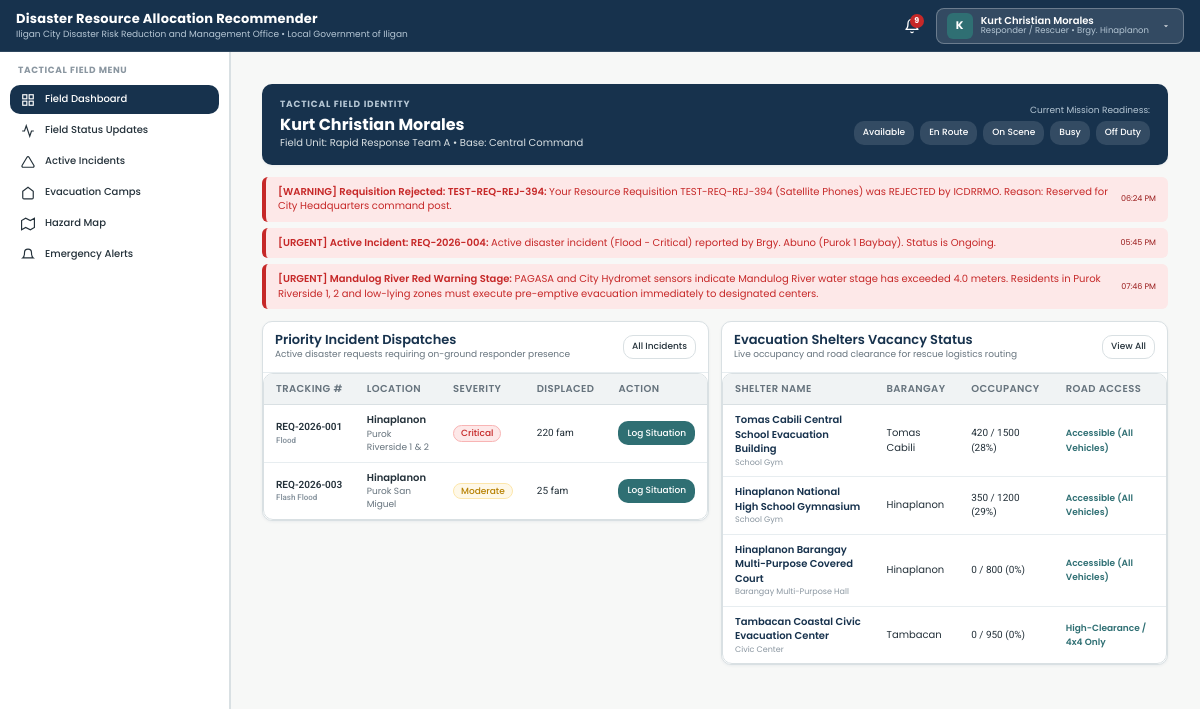
/views/responder/dashboard.php (signed in), run on the app's committed database.
### tables this page shows
CREATE TABLE `notifications` (
  `id` int(11) NOT NULL AUTO_INCREMENT,
  `target_role` enum('all','icdrrmo','barangay_head','responder','resident') NOT NULL DEFAULT 'all',
  `target_barangay_id` int(11) DEFAULT NULL,
  `target_user_id` int(11) DEFAULT NULL,
  `title` varchar(150) NOT NULL,
  `message` text NOT NULL,
  `alert_level` enum('informational','warning','urgent') NOT NULL DEFAULT 'informational',
  `related_module` varchar(50) DEFAULT 'system',
  `related_id` int(11) DEFAULT NULL,
  `created_by` int(11) DEFAULT NULL,
  `created_at` datetime DEFAULT current_timestamp(),
  PRIMARY KEY (`id`),
  KEY `target_barangay_id` (`target_barangay_id`),
  KEY `target_user_id` (`target_user_id`),
  KEY `created_by` (`created_by`),
  CONSTRAINT `notifications_ibfk_1` FOREIGN KEY (`target_barangay_id`) REFERENCES `barangays` (`id`) ON DELETE SET NULL,
  CONSTRAINT `notifications_ibfk_2` FOREIGN KEY (`target_user_id`) REFERENCES `users` (`id`) ON DELETE CASCADE,
  CONSTRAINT `notifications_ibfk_3` FOREIGN KEY (`created_by`) REFERENCES `users` (`id`) ON DELETE SET NULL
);

CREATE TABLE `disaster_reports` (
  `id` int(11) NOT NULL AUTO_INCREMENT,
  `tracking_code` varchar(50) NOT NULL,
  `barangay_id` int(11) NOT NULL,
  `purok_name` varchar(100) NOT NULL,
  `disaster_type` enum('Flood','Typhoon','Landslide','Earthquake','Fire','Storm Surge','Flash Flood') NOT NULL,
  `severity` enum('Low','Moderate','High','Critical') NOT NULL,
  `urgency` enum('Immediate','High','Medium','Low') NOT NULL,
  `affected_families` int(11) NOT NULL DEFAULT 0,
  `affected_individuals` int(11) NOT NULL DEFAULT 0,
  `displaced_families` int(11) NOT NULL DEFAULT 0,
  `casualties_count` int(11) NOT NULL DEFAULT 0,
  `injuries_count` int(11) NOT NULL DEFAULT 0,
  `missing_count` int(11) NOT NULL DEFAULT 0,
  `requested_assistance` text NOT NULL,
  `situation_overview` text DEFAULT NULL,
  `resolution_notes` text DEFAULT NULL,
  `status` enum('Submitted','Ongoing','Under Review','Recommendation Ready','Approved','Allocated','Dispatched','Completed','Rejected') NOT NULL DEFAULT 'Ongoing',
  `submitted_by` int(11) NOT NULL,
  `created_at` datetime DEFAULT current_timestamp(),
  `updated_at` datetime DEFAULT current_timestamp() ON UPDATE current_timestamp(),
  `completed_at` datetime DEFAULT NULL,
  PRIMARY KEY (`id`),
  UNIQUE KEY `tracking_code` (`tracking_code`),
  KEY `barangay_id` (`barangay_id`),
  KEY `submitted_by` (`submitted_by`),
  CONSTRAINT `disaster_reports_ibfk_1` FOREIGN KEY (`barangay_id`) REFERENCES `barangays` (`id`) ON DELETE CASCADE,
  CONSTRAINT `disaster_reports_ibfk_2` FOREIGN KEY (`submitted_by`) REFERENCES `users` (`id`) ON DELETE CASCADE
);

CREATE TABLE `barangays` (
  `id` int(11) NOT NULL AUTO_INCREMENT,
  `name` varchar(100) NOT NULL,
  `city` varchar(100) DEFAULT 'Iligan City',
  `status` enum('active','archived') NOT NULL DEFAULT 'active',
  `contact_person` varchar(100) DEFAULT NULL,
  `contact_number` varchar(30) DEFAULT NULL,
  `population` int(11) DEFAULT NULL,
  `total_households` int(11) DEFAULT NULL,
  `risk_level` enum('Low','Moderate','High','Critical') DEFAULT NULL,
  `area_radius` int(11) DEFAULT NULL COMMENT 'Geographic coverage and hazard radius of the area in meters',
  `coordinates_lat` decimal(10,6) NOT NULL,
  `coordinates_lng` decimal(10,6) NOT NULL,
  `created_at` datetime DEFAULT current_timestamp(),
  PRIMARY KEY (`id`),
  UNIQUE KEY `name` (`name`)
);

CREATE TABLE `evacuation_areas` (
  `id` int(11) NOT NULL AUTO_INCREMENT,
  `name` varchar(150) NOT NULL,
  `barangay_id` int(11) NOT NULL,
  `location_address` varchar(255) NOT NULL,
  `center_type` enum('School Gym','Barangay Multi-Purpose Hall','Civic Center','Church / Chapel','Designated Open Ground') NOT NULL,
  `capacity_individuals` int(11) NOT NULL,
  `capacity_families` int(11) NOT NULL,
  `current_evacuees_count` int(11) NOT NULL DEFAULT 0,
  `status` enum('Standby','Open / Active','At Capacity','Closed') DEFAULT 'Standby',
  `accessibility` enum('Accessible (All Vehicles)','High-Clearance / 4x4 Only','Foot Access Only','Temporarily Inaccessible') DEFAULT 'Accessible (All Vehicles)',
  `has_potable_water` tinyint(1) DEFAULT 1,
  `has_electricity` tinyint(1) DEFAULT 1,
  `has_medical_station` tinyint(1) DEFAULT 1,
  `contact_officer` varchar(100) NOT NULL,
  `contact_number` varchar(30) NOT NULL,
  `coordinates_lat` decimal(10,6) NOT NULL,
  `coordinates_lng` decimal(10,6) NOT NULL,
  `created_at` datetime DEFAULT current_timestamp(),
  PRIMARY KEY (`id`),
  KEY `barangay_id` (`barangay_id`),
  CONSTRAINT `evacuation_areas_ibfk_1` FOREIGN KEY (`barangay_id`) REFERENCES `barangays` (`id`) ON DELETE CASCADE
);

### backend/services/Auth.php (called while the page is built, shortened)
<?php
require_once __DIR__ . '/Helpers.php';
class Auth {
    public static function getCurrentUser(): ?array {
        return $_SESSION['user'] ?? null;
    }
}
function getCurrentUser(): ?array { return Auth::getCurrentUser(); }

### views/responder/dashboard.php (the view, shortened to what this page needs)
<?php
require_once __DIR__ . '/../../backend/services/Auth.php';
require_once __DIR__ . '/../../backend/services/Helpers.php';
$user = getCurrentUser();
$db = getDBConnection();
$statStmt = $db->prepare("SELECT * FROM responder_field_updates WHERE responder_id = ? ORDER BY created_at DESC LIMIT 1");
$statStmt->execute([$user['id']]);
$currentStatus = $statStmt->fetch();
$activeStatus = $currentStatus['operational_status'] ?? 'Available';
$incStmt = $db->query("
    SELECT dr.*, b.name AS barangay_name
    FROM disaster_reports dr
    JOIN barangays b ON dr.barangay_id = b.id
    WHERE dr.status IN ('Submitted', 'Recommendation Ready', 'Allocated', 'Dispatched')
    ORDER BY FIELD(dr.severity, 'Critical', 'High', 'Moderate', 'Low'), dr.created_at DESC
    LIMIT 6
");
$activeIncidents = $incStmt->fetchAll();
$evacStmt = $db->query("
    SELECT ea.*, b.name AS barangay_name
    FROM evacuation_areas ea
    JOIN barangays b ON ea.barangay_id = b.id
    WHERE ea.status IN ('Open / Active', 'Standby')
    ORDER BY ea.current_evacuees_count DESC
    LIMIT 4
");
$openCenters = $evacStmt->fetchAll();
$notifStmt = $db->query("
    SELECT * FROM notifications
    WHERE alert_level IN ('urgent', 'warning')
    ORDER BY created_at DESC LIMIT 3
");
$urgentAlerts = $notifStmt->fetchAll();
require_once __DIR__ . '/../layouts/header.php';
require_once __DIR__ . '/../layouts/sidebar.php';
?>
<main class="main-content">
  <div style="background:var(--color-primary);color:#FFF;border-radius:10px;padding:14px 18px;margin-bottom:var(--space-4);box-shadow:var(--shadow-subtle);">
    <div style="display:flex;justify-content:space-between;align-items:center;flex-wrap:wrap;gap:12px;">
      <div>
        <div style="font-size:9px;text-transform:uppercase;color:#B5C6D4;letter-spacing:0.8px;font-weight:700;">Tactical Field Identity</div>
        <div style="font-size:16px;font-weight:700;margin-top:2px;"><?= clean($user['full_name']) ?></div>
        <div style="font-size:10px;color:#D9E0E3;">Field Unit: <?= clean($user['purok'] ?: 'Rapid Response Team A') ?> • Base: Central Command</div>
      </div>
      <div>
        <span style="font-size:9px;color:#B5C6D4;display:block;margin-bottom:4px;text-align:right;">Current Mission Readiness:</span>
        <div style="display:flex;gap:6px;">
          <?php foreach (['Available', 'En Route', 'On Scene', 'Busy', 'Off Duty'] as $st): ?>
            <?php
              $isSelected = ($activeStatus === $st);
              $bgCol = $isSelected ? '#2F6F73' : 'rgba(255,255,255,0.12)';
              $borderCol = $isSelected ? '#4DD0E1' : 'transparent';
            ?>
            <button class="btn btn-sm" style="background:<?= $bgCol ?>;color:#FFF;border:1px solid <?= $borderCol ?>;font-size:9px;"
                    onclick="setQuickStatus('<?= $st ?>')">
              <?= $st ?>
            </button>
          <?php endforeach; ?>
        </div>
      </div>
    </div>
  </div>
  <?php if (!empty($urgentAlerts)): ?>
    <div style="margin-bottom:var(--space-4);display:flex;flex-direction:column;gap:6px;">
      <?php foreach ($urgentAlerts as $alert): ?>
        <div style="background:#FDE8E8;border-left:4px solid var(--color-danger);padding:8px 12px;border-radius:6px;display:flex;justify-content:space-between;align-items:center;">
          <div style="font-size:10px;color:var(--color-danger);font-weight:600;">
            [<?= strtoupper($alert['alert_level']) ?>] <?= clean($alert['title']) ?>: <span style="font-weight:400;"><?= clean($alert['message']) ?></span>
          </div>
          <span style="font-size:8px;color:#991B1B;white-space:nowrap;margin-left:8px;"><?= formatDate($alert['created_at'], 'h:i A') ?></span>
        </div>
      <?php endforeach; ?>
    </div>
  <?php endif; ?>
  <div style="display:grid;grid-template-columns:1fr 1fr;gap:var(--space-4);align-items:start;">
    <div class="card" style="margin-bottom:0;">
      <div class="card-header">
        <div>
          <h3 class="card-title">Priority Incident Dispatches</h3>
          <div class="card-subtitle">Active disaster requests requiring on-ground responder presence</div>
        </div>
        <a href="<?= BASE_URL ?>/views/responder/active-incidents.php" class="btn btn-outline btn-sm">All Incidents</a>
      </div>
      <div class="table-responsive">
        <table class="data-table">
          <thead>
            <tr>
              <th>Tracking #</th>
              <th>Location</th>
              <th>Severity</th>
              <th>Displaced</th>
              <th>Action</th>
            </tr>
          </thead>
          <tbody>
            <?php if (empty($activeIncidents)): ?>
              <tr><td colspan="5" style="text-align:center;padding:24px;">No active disaster incidents reported.</td></tr>
            <?php else: ?>
              <?php foreach ($activeIncidents as $inc): ?>
                <tr>
                  <td style="font-weight:600;font-family:var(--font-secondary);">
                    <?= clean($inc['tracking_code']) ?>
                    <div style="font-size:8px;color:var(--color-text-muted);"><?= clean($inc['disaster_type']) ?></div>
                  </td>
                  <td>
                    <div style="font-weight:600;"><?= clean($inc['barangay_name']) ?></div>
                    <div style="font-size:9px;color:var(--color-text-secondary);"><?= clean($inc['purok_name']) ?></div>
                  </td>
                  <td><?= renderStatusBadge($inc['severity']) ?></td>
                  <td style="font-family:var(--font-secondary);"><?= $inc['displaced_families'] ?> fam</td>
                  <td>
                    <a href="<?= BASE_URL ?>/views/responder/field-status.php?request_id=<?= $inc['id'] ?>" class="btn btn-secondary btn-sm">
                      Log Situation
                    </a>
                  </td>
                </tr>
              <?php endforeach; ?>
            <?php endif; ?>
          </tbody>
        </table>
      </div>
    </div>
    <div class="card" style="margin-bottom:0;">
      <div class="card-header">
        <div>
          <h3 class="card-title">Evacuation Shelters Vacancy Status</h3>
          <div class="card-subtitle">Live occupancy and road clearance for rescue logistics routing</div>
        </div>
        <a href="<?= BASE_URL ?>/views/responder/evacuation.php" class="btn btn-outline btn-sm">View All</a>
      </div>
      <div class="table-responsive">
        <table class="data-table">
          <thead>
            <tr>
              <th>Shelter Name</th>
              <th>Barangay</th>
              <th>Occupancy</th>
              <th>Road Access</th>
            </tr>
          </thead>
          <tbody>
            <?php if (empty($openCenters)): ?>
              <tr><td colspan="4" style="text-align:center;padding:24px;">No open shelters recorded.</td></tr>
            <?php else: ?>
              <?php foreach ($openCenters as $oc): ?>
                <?php
                  $pct = $oc['capacity_individuals'] > 0 ? min(100, round(($oc['current_evacuees_count'] / $oc['capacity_individuals']) * 100)) : 0;
                ?>
                <tr>
                  <td>
                    <div style="font-weight:600;color:var(--color-primary);"><?= clean($oc['name']) ?></div>
                    <div style="font-size:8px;color:var(--color-text-muted);"><?= clean($oc['center_type']) ?></div>
                  </td>
                  <td><?= clean($oc['barangay_name']) ?></td>
                  <td style="font-family:var(--font-secondary);">
                    <?= $oc['current_evacuees_count'] ?> / <?= $oc['capacity_individuals'] ?> (<?= $pct ?>%)
                  </td>
                  <td>
                    <span style="font-size:9px;color:var(--color-secondary);font-weight:600;">
                      <?= clean($oc['accessibility']) ?>
                    </span>
                  </td>
                </tr>
              <?php endforeach; ?>
            <?php endif; ?>
          </tbody>
        </table>
      </div>
    </div>
  </div>
</main>
<?php require_once __DIR__ . '/../layouts/footer.php'; ?>

### backend/services/Helpers.php (shortened to what this page needs)
<?php
function formatDate($datetime, $format = 'M d, Y h:i A') {
    try {
        $dt = new DateTime($datetime);
        return $dt->format($format);
    } catch (Exception $e) {
        return $datetime;
    }
}
function clean($str) {
    return htmlspecialchars(trim((string)$str), ENT_QUOTES, 'UTF-8');
}
function renderStatusBadge($status) {
    $statusMap = [
        'active' => ['class' => 'badge-success', 'label' => 'Active'],
        'inactive' => ['class' => 'badge-danger', 'label' => 'Deactivated'],
        'deactivated' => ['class' => 'badge-danger', 'label' => 'Deactivated'],
        'pending' => ['class' => 'badge-warning', 'label' => 'Pending'],
        'archived' => ['class' => 'badge-neutral', 'label' => 'Archived'],
        'Submitted' => ['class' => 'badge-info', 'label' => 'Submitted'],
        'Under Review' => ['class' => 'badge-warning', 'label' => 'Under Review'],
        'Recommendation Ready' => ['class' => 'badge-info', 'label' => 'Recommendation Ready'],
        'Approved' => ['class' => 'badge-success', 'label' => 'Approved'],
        'Allocated' => ['class' => 'badge-success', 'label' => 'Allocated'],
        'Dispatched' => ['class' => 'badge-info', 'label' => 'Dispatched'],
        'Completed' => ['class' => 'badge-success', 'label' => 'Completed'],
        'Rejected' => ['class' => 'badge-danger', 'label' => 'Rejected'],
        'Pending Review' => ['class' => 'badge-warning', 'label' => 'Pending Review'],
        'Modified' => ['class' => 'badge-info', 'label' => 'Modified & Approved'],
        'Open / Active' => ['class' => 'badge-danger', 'label' => 'Open / Active'],
        'Standby' => ['class' => 'badge-neutral', 'label' => 'Standby'],
        'At Capacity' => ['class' => 'badge-danger', 'label' => 'At Capacity'],
        'Closed' => ['class' => 'badge-neutral', 'label' => 'Closed'],
        'Scheduled' => ['class' => 'badge-info', 'label' => 'Scheduled'],
        'Ongoing' => ['class' => 'badge-warning', 'label' => 'Ongoing'],
        'Cancelled' => ['class' => 'badge-danger', 'label' => 'Cancelled'],
        'Available' => ['class' => 'badge-success', 'label' => 'Available'],
        'Responding' => ['class' => 'badge-warning', 'label' => 'Responding'],
        'On Site' => ['class' => 'badge-danger', 'label' => 'On Site'],
        'Low' => ['class' => 'badge-neutral', 'label' => 'Low'],
        'Moderate' => ['class' => 'badge-warning', 'label' => 'Moderate'],
        'High' => ['class' => 'badge-warning', 'label' => 'High'],
        'Critical' => ['class' => 'badge-danger', 'label' => 'Critical'],
        'Immediate' => ['class' => 'badge-danger', 'label' => 'Immediate']
    ];
    $badge = $statusMap[$status] ?? ['class' => 'badge-neutral', 'label' => clean($status)];
    return '<span class="badge ' . $badge['class'] . '">' . $badge['label'] . '</span>';
}

### data on the page
notifications: alert_level "WARNING", title "Requisition Rejected: TEST-REQ-REJ-394", message "Your Resource Requisition TEST-REQ-REJ-394 (Satellite Phones) was REJECTED by ICDRRMO. Reason: Reserved for City Headquarters command post.", created_at "06:24 PM"
notifications: alert_level "URGENT", title "Active Incident: REQ-2026-004", message "Active disaster incident (Flood - Critical) reported by Brgy. Abuno (Purok 1 Baybay). Status is Ongoing.", created_at "05:45 PM"
notifications: alert_level "URGENT", title "Mandulog River Red Warning Stage", message "PAGASA and City Hydromet sensors indicate Mandulog River water stage has exceeded 4.0 meters. Residents in Purok Riverside 1, 2 and low-lying zones must execute pre-emptive evacuation immediately to designated centers.", created_at "07:46 PM"
disaster_reports: tracking_code "REQ-2026-001", disaster_type "Flood", barangay.name "Hinaplanon", purok_name "Purok Riverside 1 & 2", severity "Critical", displaced_families "220"
disaster_reports: tracking_code "REQ-2026-003", disaster_type "Flash Flood", barangay.name "Hinaplanon", purok_name "Purok San Miguel", severity "Moderate", displaced_families "25"
evacuation_areas: name "Tomas Cabili Central School Evacuation Building", center_type "School Gym", barangay.name "Tomas Cabili", current_evacuees_count "420", capacity_individuals "1500", pct "28", accessibility "Accessible (All Vehicles)"
evacuation_areas: name "Hinaplanon National High School Gymnasium", center_type "School Gym", barangay.name "Hinaplanon", current_evacuees_count "350", capacity_individuals "1200", pct "29", accessibility "Accessible (All Vehicles)"
evacuation_areas: name "Hinaplanon Barangay Multi-Purpose Covered Court", center_type "Barangay Multi-Purpose Hall", barangay.name "Hinaplanon", current_evacuees_count "0", capacity_individuals "800", accessibility "Accessible (All Vehicles)"
evacuation_areas: name "Tambacan Coastal Civic Evacuation Center", center_type "Civic Center", barangay.name "Tambacan", current_evacuees_count "0", capacity_individuals "950", accessibility "High-Clearance / 4x4 Only"

### other printed values
$officeSubtitle "Iligan City Disaster Risk Reduction and Management Office • Local Government of Iligan"
$unreadCount "9"
substr($currentUser['full_name'] ?? 'U', 0, 1) "K"
$currentUser['full_name'] "Kurt Christian Morales"
formatRoleName($currentUser['role']) "Responder / Rescuer"
$currentUser['barangay_name'] "Hinaplanon"
$user['full_name'] "Kurt Christian Morales"
$user['purok'] ?: 'Rapid Response Team A' "Rapid Response Team A"
$st "Available"
$st "En Route"
$st "On Scene"
$st "Busy"
$st "Off Duty"
